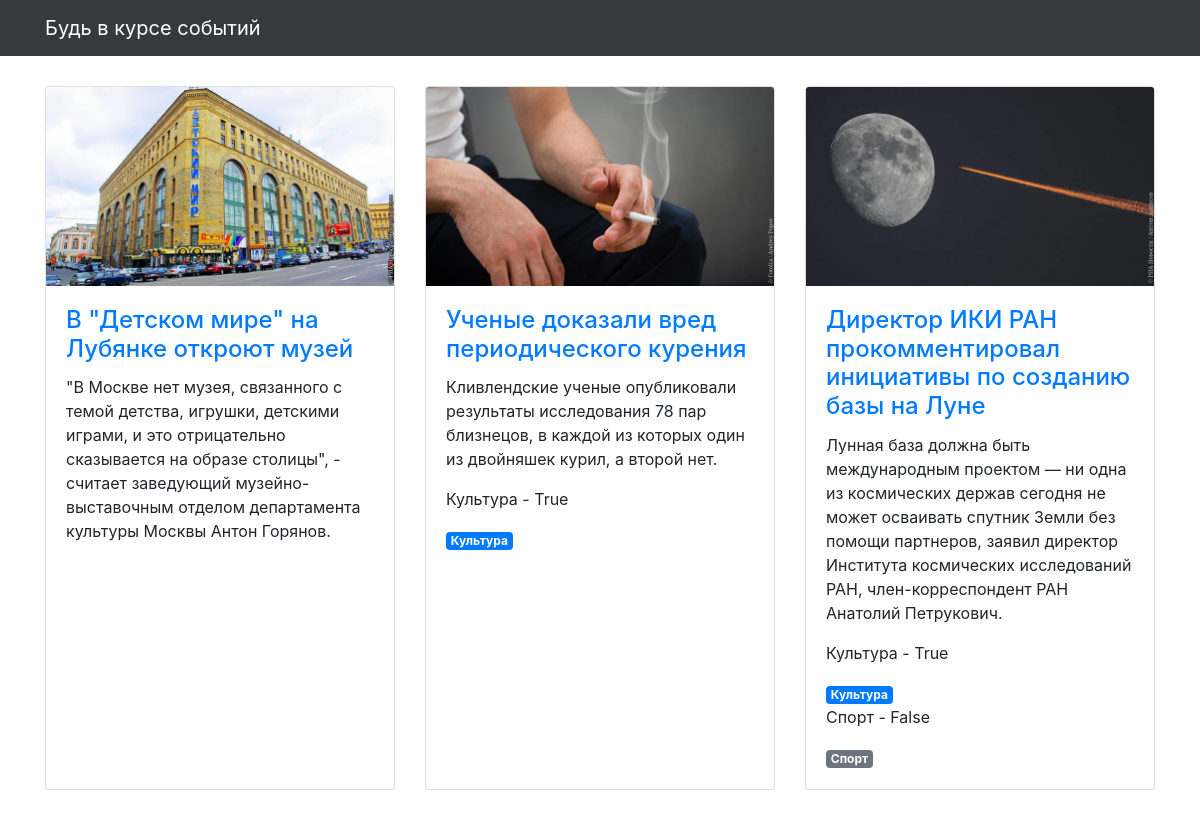
The page / on the database its author committed.
### articles/models.py (models this page shows, shortened)
class Article(models.Model):
    title = models.CharField(max_length=256, verbose_name='Название')
    text = models.TextField(verbose_name='Текст')
    published_at = models.DateTimeField(verbose_name='Дата публикации')
    image = models.ImageField(null=True, blank=True, verbose_name='Изображение',)
    scopes = models.ManyToManyField("Scope", through='ArticleScope', related_name='articles')
    class Meta:
        verbose_name = 'Статья'
        verbose_name_plural = 'Статьи'

class ArticleScope(models.Model):
    article = models.ForeignKey(Article, on_delete=models.CASCADE)
    scope = models.ForeignKey(Scope, on_delete=models.CASCADE)
    is_main = models.BooleanField()
    class Meta:
        db_table = 'articlescope'

class Scope(models.Model):
    topic = models.TextField()
    class Meta:
        verbose_name = 'Раздел'
        verbose_name_plural = 'Разделы'

### articles/views.py (the view)
# urls.py: path('', articles_list, name='articles'),
def articles_list(request):
    template = 'articles/news.html'
    ordering = '-published_at'
    object_list = Article.objects.all().order_by(ordering)
    context = {'object_list': object_list}
    return render(request, template, context)

### templates/articles/news.html (shortened to what this page needs)
{% extends "articles/base.html" %}
{% load static %}
{% block content %}
<div class="row">
  {% for article in object_list %}
  <div class="col-lg-4 col-sm-6 portfolio-item">
    <div class="card h-100">
      <a href="#"><img class="card-img-top" src="{% get_media_prefix %}{{ article.image }}" alt=""></a>
      <div class="card-body">
        <h4 class="card-title">
          <a href="#">{{ article.title }}</a>
        </h4>
        <p class="card-text">{{ article.text }}</p>
        {% for scope in article.articlescope_set.all %}
          <p>{{ scope.scope.topic }} - {{ scope.is_main }}</p>
          <span class="badge {% if scope.is_main %}badge-primary{% else %}badge-secondary{% endif %}">{{ scope.scope.topic }}</span>
        {% endfor %}
      </div>
    </div>
  </div>
  {% endfor %}
</div>
{% endblock %}

### templates/articles/base.html (shortened to what this page needs)
<!DOCTYPE html>
{% load static %}
<html>
  <head>
    <link href="{% static  "css/bootstrap.min.css"  %}" rel="stylesheet">
    <link href="{% static  "css/3-col-portfolio.css" %}" rel="stylesheet">
  </head>
  <body>
    <nav class="navbar navbar-expand-lg navbar-dark bg-dark fixed-top">
      <div class="container">
        <a class="navbar-brand" href="#">Будь в курсе событий</a>
      </div>
    </nav>
    <div class="container">{% block content %}{% endblock %}</div>
  </body>
</html>

### static/css/3-col-portfolio.css (style rules this page uses)
body { padding-top: 84px; padding-bottom: 84px; }
@media (min-width: 992px) { body { padding-top: 86px; padding-bottom: 86px; } }

### rows shown on the page
Article: image (picture), title "В \"Детском мире\" на Лубянке откроют музей", text "\"В Москве нет музея, связанного с темой детства, игрушки, детскими играми, и это отрицательно сказывается на образе столицы\", - считает заведующий музейно-выставочным отделом департамента культуры Москвы Антон Горянов."
Article: image (picture), title "Ученые доказали вред периодического курения", text "Кливлендские ученые опубликовали результаты исследования 78 пар близнецов, в каждой из которых один из двойняшек курил, а второй нет."
ArticleScope: scope.topic "Культура", is_main "True"
Article: image (picture), title "Директор ИКИ РАН прокомментировал инициативы по созданию базы на Луне", text "Лунная база должна быть международным проектом — ни одна из космических держав сегодня не может осваивать спутник Земли без помощи партнеров, заявил директор Института космических исследований РАН, член-корреспондент РАН Анатолий Петрукович."
ArticleScope: scope.topic "Культура", is_main "True"
ArticleScope: scope.topic "Спорт", is_main "False"
